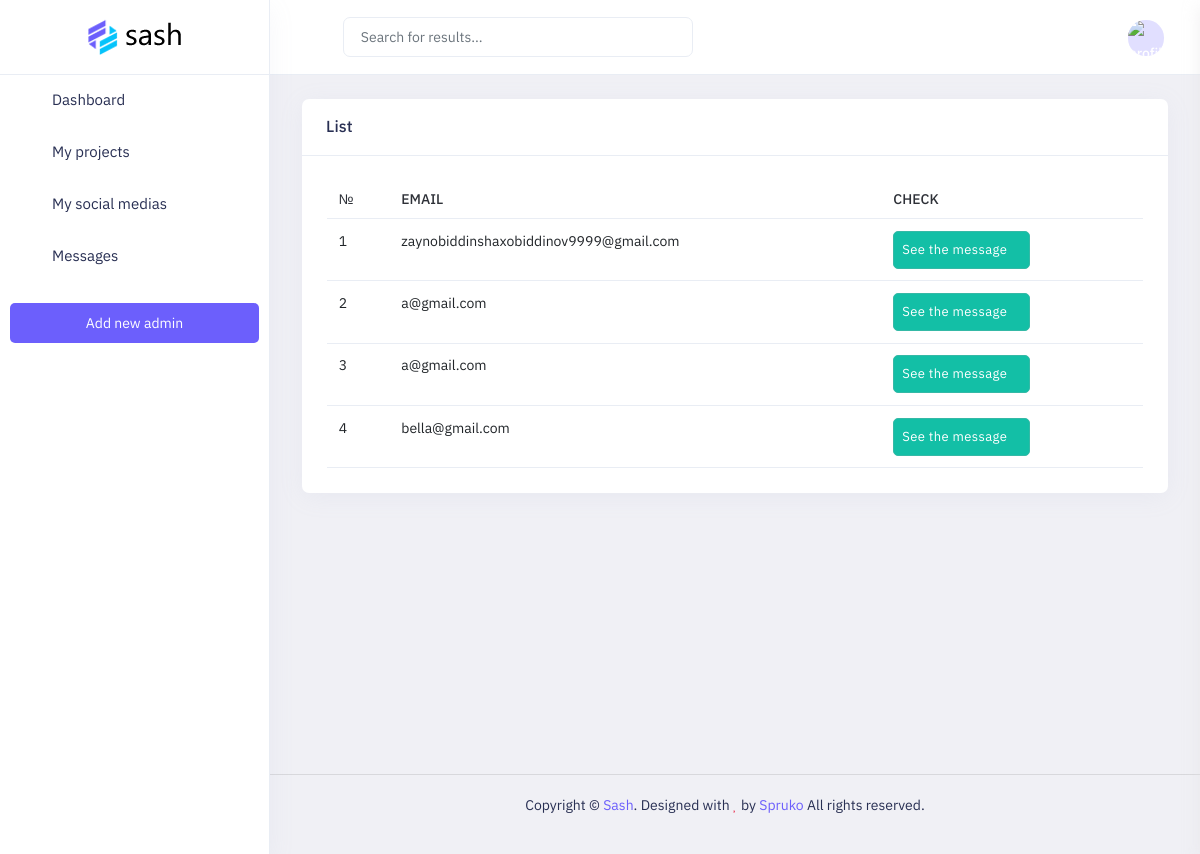
Page /contacts (signed in) on the committed database.
### myapp/models.py (models this page shows)
class Message(models.Model):
    name = models.CharField(max_length = 250)
    email = models.EmailField()
    text = models.TextField()
    sent_time = models.DateTimeField(auto_now_add = True)

### myapp/views.py (the view)
# urls.py: path('contacts', list_contact, name = 'list_contact'),
def list_contact(request):
    messages = Message.objects.all()
    context = {
        "messages": messages
    }
    return render(request, 'dashboard/contact/list.html', context)

### templates/dashboard/contact/list.html (shortened to what this page needs)
{%extends 'dashboard/base.html'%}
{%load static%}
{%block content%}
            <div class="main-content app-content mt-0">
                <div class="side-app">
                    <div class="main-container container-fluid">
                        <div class="page-header">
                            <h1 class="page-title">Messages</h1>
                        </div>
                        <div class="row">
                            <div class="col-3"></div>
                            <div class="col-xl-6">
                                <div class="card">
                                    <div class="card-header">
                                        <h3 class="card-title">List</h3>
                                    </div>
                                    <div class="card-body">
                                        <div class="table-responsive">
                                            <table class="table text-nowrap text-md-nowrap mb-0">
                                                <thead>
                                                    <tr>
                                                        <th>№</th>
                                                        <th>email</th>
                                                        <th>Check</th>
                                                    </tr>
                                                </thead>
                                                <tbody>
                                                    {% for message in messages %}
                                                    <tr class="my-table">
                                                        <td>{{forloop.counter}}</td>
                                                        <td>{{message.email}}</td>
                                                        <td><a href="{% url 'detail_contact' message.id %}" class="btn btn-icon  btn-success" style="color: white;"> See the message <i class="fa fa-arrow-right"></i></a></td>
                                                    </tr>
                                                    {% endfor %}
                                                </tbody>
                                            </table>
                                        </div>
                                    </div>
                                </div>
                            </div>
                        </div>
                    </div>
                </div>
            </div>
{%endblock%}

### rows in the picture
Message: email "zaynobiddinshaxobiddinov9999@gmail.com"
Message: email "a@gmail.com"
Message: email "a@gmail.com"
Message: email "bella@gmail.com"
